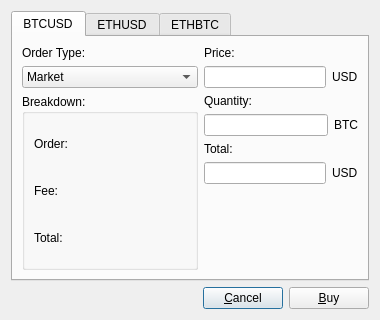
<?xml version="1.0" encoding="UTF-8"?>
<ui version="4.0">
 <class>BuyDialog</class>
 <widget class="QDialog" name="BuyDialog">
  <property name="geometry">
   <rect>
    <x>0</x>
    <y>0</y>
    <width>380</width>
    <height>320</height>
   </rect>
  </property>
  <property name="minimumSize">
   <size>
    <width>380</width>
    <height>320</height>
   </size>
  </property>
  <property name="maximumSize">
   <size>
    <width>380</width>
    <height>320</height>
   </size>
  </property>
  <property name="windowTitle">
   <string>Buy</string>
  </property>
  <layout class="QGridLayout" name="gridLayout">
   <item row="1" column="0">
    <layout class="QHBoxLayout" name="horizontalLayout">
     <item>
      <spacer name="horizontalSpacer">
       <property name="orientation">
        <enum>Qt::Horizontal</enum>
       </property>
       <property name="sizeHint" stdset="0">
        <size>
         <width>40</width>
         <height>20</height>
        </size>
       </property>
      </spacer>
     </item>
     <item>
      <widget class="QPushButton" name="cancelButton">
       <property name="text">
        <string>&amp;Cancel</string>
       </property>
      </widget>
     </item>
     <item>
      <widget class="QPushButton" name="buyButton">
       <property name="text">
        <string>&amp;Buy</string>
       </property>
      </widget>
     </item>
    </layout>
   </item>
   <item row="0" column="0">
    <widget class="QTabWidget" name="ethBtcPriceLE">
     <property name="currentIndex">
      <number>0</number>
     </property>
     <widget class="QWidget" name="btcUsdTab">
      <attribute name="title">
       <string>BTCUSD</string>
      </attribute>
      <layout class="QGridLayout" name="gridLayout_2">
       <item row="0" column="0">
        <layout class="QVBoxLayout" name="verticalLayout_2">
         <item>
          <widget class="QLabel" name="label">
           <property name="text">
            <string>Order Type:</string>
           </property>
          </widget>
         </item>
         <item>
          <widget class="QComboBox" name="btcUsdOrderTypeCB">
           <property name="sizePolicy">
            <sizepolicy hsizetype="MinimumExpanding" vsizetype="Fixed">
             <horstretch>0</horstretch>
             <verstretch>0</verstretch>
            </sizepolicy>
           </property>
           <item>
            <property name="text">
             <string>Market</string>
            </property>
           </item>
           <item>
            <property name="text">
             <string>Limit</string>
            </property>
           </item>
           <item>
            <property name="text">
             <string>Auction-Only (AO) Limit</string>
            </property>
           </item>
           <item>
            <property name="text">
             <string>Maker-or-Cancel (MOC)</string>
            </property>
           </item>
           <item>
            <property name="text">
             <string>Immediate-or-Cancel (IOC)</string>
            </property>
           </item>
          </widget>
         </item>
        </layout>
       </item>
       <item row="0" column="1" rowspan="2">
        <layout class="QVBoxLayout" name="verticalLayout">
         <item>
          <widget class="QLabel" name="label_2">
           <property name="text">
            <string>Price:</string>
           </property>
          </widget>
         </item>
         <item>
          <layout class="QHBoxLayout" name="horizontalLayout_4">
           <item>
            <widget class="QLineEdit" name="btcUsdPriceLE"/>
           </item>
           <item>
            <widget class="QLabel" name="label_7">
             <property name="text">
              <string>USD</string>
             </property>
            </widget>
           </item>
          </layout>
         </item>
         <item>
          <widget class="QLabel" name="label_3">
           <property name="text">
            <string>Quantity:</string>
           </property>
          </widget>
         </item>
         <item>
          <layout class="QHBoxLayout" name="horizontalLayout_3">
           <item>
            <widget class="QLineEdit" name="btcUsdQuantityLE"/>
           </item>
           <item>
            <widget class="QLabel" name="label_6">
             <property name="text">
              <string>BTC</string>
             </property>
            </widget>
           </item>
          </layout>
         </item>
         <item>
          <widget class="QLabel" name="label_4">
           <property name="text">
            <string>Total:</string>
           </property>
          </widget>
         </item>
         <item>
          <layout class="QHBoxLayout" name="horizontalLayout_2">
           <item>
            <widget class="QLineEdit" name="btcUsdTotalLE"/>
           </item>
           <item>
            <widget class="QLabel" name="label_5">
             <property name="text">
              <string>USD</string>
             </property>
            </widget>
           </item>
          </layout>
         </item>
         <item>
          <spacer name="verticalSpacer">
           <property name="orientation">
            <enum>Qt::Vertical</enum>
           </property>
           <property name="sizeHint" stdset="0">
            <size>
             <width>20</width>
             <height>40</height>
            </size>
           </property>
          </spacer>
         </item>
        </layout>
       </item>
       <item row="1" column="0">
        <widget class="QGroupBox" name="btcUsdBreakdownGB">
         <property name="sizePolicy">
          <sizepolicy hsizetype="Preferred" vsizetype="MinimumExpanding">
           <horstretch>0</horstretch>
           <verstretch>0</verstretch>
          </sizepolicy>
         </property>
         <property name="title">
          <string>Breakdown:</string>
         </property>
         <layout class="QGridLayout" name="gridLayout_6">
          <item row="0" column="0">
           <layout class="QVBoxLayout" name="verticalLayout_11">
            <item>
             <widget class="QLabel" name="label_36">
              <property name="sizePolicy">
               <sizepolicy hsizetype="Preferred" vsizetype="Preferred">
                <horstretch>0</horstretch>
                <verstretch>0</verstretch>
               </sizepolicy>
              </property>
              <property name="text">
               <string>Order:</string>
              </property>
             </widget>
            </item>
            <item>
             <widget class="QLabel" name="label_38">
              <property name="sizePolicy">
               <sizepolicy hsizetype="Preferred" vsizetype="Preferred">
                <horstretch>0</horstretch>
                <verstretch>0</verstretch>
               </sizepolicy>
              </property>
              <property name="text">
               <string>Fee:</string>
              </property>
             </widget>
            </item>
            <item>
             <widget class="QLabel" name="label_40">
              <property name="sizePolicy">
               <sizepolicy hsizetype="Preferred" vsizetype="Preferred">
                <horstretch>0</horstretch>
                <verstretch>0</verstretch>
               </sizepolicy>
              </property>
              <property name="text">
               <string>Total:</string>
              </property>
             </widget>
            </item>
           </layout>
          </item>
          <item row="0" column="1">
           <layout class="QVBoxLayout" name="verticalLayout_12">
            <item>
             <widget class="QLabel" name="btcUsdOrderLabel">
              <property name="sizePolicy">
               <sizepolicy hsizetype="MinimumExpanding" vsizetype="Preferred">
                <horstretch>0</horstretch>
                <verstretch>0</verstretch>
               </sizepolicy>
              </property>
              <property name="text">
               <string/>
              </property>
             </widget>
            </item>
            <item>
             <widget class="QLabel" name="btcUsdFeeLabel">
              <property name="sizePolicy">
               <sizepolicy hsizetype="MinimumExpanding" vsizetype="Preferred">
                <horstretch>0</horstretch>
                <verstretch>0</verstretch>
               </sizepolicy>
              </property>
              <property name="text">
               <string/>
              </property>
             </widget>
            </item>
            <item>
             <widget class="QLabel" name="btcUsdTotalLabel">
              <property name="sizePolicy">
               <sizepolicy hsizetype="MinimumExpanding" vsizetype="Preferred">
                <horstretch>0</horstretch>
                <verstretch>0</verstretch>
               </sizepolicy>
              </property>
              <property name="text">
               <string/>
              </property>
             </widget>
            </item>
           </layout>
          </item>
         </layout>
        </widget>
       </item>
      </layout>
     </widget>
     <widget class="QWidget" name="ethUsdTab">
      <attribute name="title">
       <string>ETHUSD</string>
      </attribute>
      <layout class="QGridLayout" name="gridLayout_4">
       <item row="0" column="0">
        <layout class="QVBoxLayout" name="verticalLayout_7">
         <item>
          <widget class="QLabel" name="label_22">
           <property name="text">
            <string>Order Type:</string>
           </property>
          </widget>
         </item>
         <item>
          <widget class="QComboBox" name="ethUsdOrderTypeCB">
           <property name="sizePolicy">
            <sizepolicy hsizetype="Expanding" vsizetype="Fixed">
             <horstretch>0</horstretch>
             <verstretch>0</verstretch>
            </sizepolicy>
           </property>
           <item>
            <property name="text">
             <string>Market</string>
            </property>
           </item>
           <item>
            <property name="text">
             <string>Limit</string>
            </property>
           </item>
           <item>
            <property name="text">
             <string>Auction-Only (AO) Limit</string>
            </property>
           </item>
           <item>
            <property name="text">
             <string>Maker-or-Cancel (MOC)</string>
            </property>
           </item>
           <item>
            <property name="text">
             <string>Immediate-or-Cancel (IOC)</string>
            </property>
           </item>
          </widget>
         </item>
        </layout>
       </item>
       <item row="0" column="1" rowspan="2">
        <layout class="QVBoxLayout" name="verticalLayout_8">
         <item>
          <widget class="QLabel" name="label_23">
           <property name="text">
            <string>Price:</string>
           </property>
          </widget>
         </item>
         <item>
          <layout class="QHBoxLayout" name="horizontalLayout_13">
           <item>
            <widget class="QLineEdit" name="ethUsdPriceLE"/>
           </item>
           <item>
            <widget class="QLabel" name="label_24">
             <property name="text">
              <string>USD</string>
             </property>
            </widget>
           </item>
          </layout>
         </item>
         <item>
          <widget class="QLabel" name="label_25">
           <property name="text">
            <string>Quantity:</string>
           </property>
          </widget>
         </item>
         <item>
          <layout class="QHBoxLayout" name="horizontalLayout_14">
           <item>
            <widget class="QLineEdit" name="ethUsdQuantityLE"/>
           </item>
           <item>
            <widget class="QLabel" name="label_26">
             <property name="text">
              <string>ETH</string>
             </property>
            </widget>
           </item>
          </layout>
         </item>
         <item>
          <widget class="QLabel" name="label_27">
           <property name="text">
            <string>Total:</string>
           </property>
          </widget>
         </item>
         <item>
          <layout class="QHBoxLayout" name="horizontalLayout_15">
           <item>
            <widget class="QLineEdit" name="ethUsdTotalLE"/>
           </item>
           <item>
            <widget class="QLabel" name="label_28">
             <property name="text">
              <string>USD</string>
             </property>
            </widget>
           </item>
          </layout>
         </item>
         <item>
          <spacer name="verticalSpacer_4">
           <property name="orientation">
            <enum>Qt::Vertical</enum>
           </property>
           <property name="sizeHint" stdset="0">
            <size>
             <width>20</width>
             <height>40</height>
            </size>
           </property>
          </spacer>
         </item>
        </layout>
       </item>
       <item row="1" column="0">
        <widget class="QGroupBox" name="ethUsdBreakdownGB">
         <property name="sizePolicy">
          <sizepolicy hsizetype="Preferred" vsizetype="MinimumExpanding">
           <horstretch>0</horstretch>
           <verstretch>0</verstretch>
          </sizepolicy>
         </property>
         <property name="title">
          <string>Breakdown:</string>
         </property>
         <layout class="QGridLayout" name="gridLayout_7">
          <item row="0" column="0">
           <layout class="QVBoxLayout" name="verticalLayout_13">
            <item>
             <widget class="QLabel" name="label_42">
              <property name="sizePolicy">
               <sizepolicy hsizetype="Preferred" vsizetype="Preferred">
                <horstretch>0</horstretch>
                <verstretch>0</verstretch>
               </sizepolicy>
              </property>
              <property name="text">
               <string>Order:</string>
              </property>
             </widget>
            </item>
            <item>
             <widget class="QLabel" name="label_43">
              <property name="sizePolicy">
               <sizepolicy hsizetype="Preferred" vsizetype="Preferred">
                <horstretch>0</horstretch>
                <verstretch>0</verstretch>
               </sizepolicy>
              </property>
              <property name="text">
               <string>Fee:</string>
              </property>
             </widget>
            </item>
            <item>
             <widget class="QLabel" name="label_44">
              <property name="sizePolicy">
               <sizepolicy hsizetype="Preferred" vsizetype="Preferred">
                <horstretch>0</horstretch>
                <verstretch>0</verstretch>
               </sizepolicy>
              </property>
              <property name="text">
               <string>Total:</string>
              </property>
             </widget>
            </item>
           </layout>
          </item>
          <item row="0" column="1">
           <layout class="QVBoxLayout" name="verticalLayout_14">
            <item>
             <widget class="QLabel" name="ethUsdOrderLabel">
              <property name="sizePolicy">
               <sizepolicy hsizetype="MinimumExpanding" vsizetype="Preferred">
                <horstretch>0</horstretch>
                <verstretch>0</verstretch>
               </sizepolicy>
              </property>
              <property name="text">
               <string/>
              </property>
             </widget>
            </item>
            <item>
             <widget class="QLabel" name="ethUsdFeeLabel">
              <property name="sizePolicy">
               <sizepolicy hsizetype="MinimumExpanding" vsizetype="Preferred">
                <horstretch>0</horstretch>
                <verstretch>0</verstretch>
               </sizepolicy>
              </property>
              <property name="text">
               <string/>
              </property>
             </widget>
            </item>
            <item>
             <widget class="QLabel" name="ethUsdTotalLabel">
              <property name="sizePolicy">
               <sizepolicy hsizetype="MinimumExpanding" vsizetype="Preferred">
                <horstretch>0</horstretch>
                <verstretch>0</verstretch>
               </sizepolicy>
              </property>
              <property name="text">
               <string/>
              </property>
             </widget>
            </item>
           </layout>
          </item>
         </layout>
        </widget>
       </item>
      </layout>
     </widget>
     <widget class="QWidget" name="ethBtcTab">
      <attribute name="title">
       <string>ETHBTC</string>
      </attribute>
      <layout class="QGridLayout" name="gridLayout_5">
       <item row="0" column="0">
        <layout class="QVBoxLayout" name="verticalLayout_9">
         <item>
          <widget class="QLabel" name="label_29">
           <property name="text">
            <string>Order Type:</string>
           </property>
          </widget>
         </item>
         <item>
          <widget class="QComboBox" name="ethBtcOrderTypeCB">
           <property name="sizePolicy">
            <sizepolicy hsizetype="Expanding" vsizetype="Fixed">
             <horstretch>0</horstretch>
             <verstretch>0</verstretch>
            </sizepolicy>
           </property>
           <item>
            <property name="text">
             <string>Market</string>
            </property>
           </item>
           <item>
            <property name="text">
             <string>Limit</string>
            </property>
           </item>
           <item>
            <property name="text">
             <string>Auction-Only (AO) Limit</string>
            </property>
           </item>
           <item>
            <property name="text">
             <string>Maker-or-Cancel (MOC)</string>
            </property>
           </item>
           <item>
            <property name="text">
             <string>Immediate-or-Cancel (IOC)</string>
            </property>
           </item>
          </widget>
         </item>
        </layout>
       </item>
       <item row="0" column="1" rowspan="2">
        <layout class="QVBoxLayout" name="verticalLayout_10">
         <item>
          <widget class="QLabel" name="label_30">
           <property name="text">
            <string>Price:</string>
           </property>
          </widget>
         </item>
         <item>
          <layout class="QHBoxLayout" name="horizontalLayout_16">
           <item>
            <widget class="QLineEdit" name="priceLE_5"/>
           </item>
           <item>
            <widget class="QLabel" name="label_31">
             <property name="text">
              <string>BTC</string>
             </property>
            </widget>
           </item>
          </layout>
         </item>
         <item>
          <widget class="QLabel" name="label_32">
           <property name="text">
            <string>Quantity:</string>
           </property>
          </widget>
         </item>
         <item>
          <layout class="QHBoxLayout" name="horizontalLayout_17">
           <item>
            <widget class="QLineEdit" name="ethBtcQuantityLE"/>
           </item>
           <item>
            <widget class="QLabel" name="label_33">
             <property name="text">
              <string>ETH</string>
             </property>
            </widget>
           </item>
          </layout>
         </item>
         <item>
          <widget class="QLabel" name="label_34">
           <property name="text">
            <string>Total:</string>
           </property>
          </widget>
         </item>
         <item>
          <layout class="QHBoxLayout" name="horizontalLayout_18">
           <item>
            <widget class="QLineEdit" name="ethBtcTotalLE"/>
           </item>
           <item>
            <widget class="QLabel" name="label_35">
             <property name="text">
              <string>BTC</string>
             </property>
            </widget>
           </item>
          </layout>
         </item>
         <item>
          <spacer name="verticalSpacer_5">
           <property name="orientation">
            <enum>Qt::Vertical</enum>
           </property>
           <property name="sizeHint" stdset="0">
            <size>
             <width>20</width>
             <height>40</height>
            </size>
           </property>
          </spacer>
         </item>
        </layout>
       </item>
       <item row="1" column="0">
        <widget class="QGroupBox" name="ethBtcBreakdownGB">
         <property name="sizePolicy">
          <sizepolicy hsizetype="Preferred" vsizetype="MinimumExpanding">
           <horstretch>0</horstretch>
           <verstretch>0</verstretch>
          </sizepolicy>
         </property>
         <property name="title">
          <string>Breakdown:</string>
         </property>
         <layout class="QGridLayout" name="gridLayout_8">
          <item row="0" column="0">
           <layout class="QVBoxLayout" name="verticalLayout_15">
            <item>
             <widget class="QLabel" name="label_48">
              <property name="sizePolicy">
               <sizepolicy hsizetype="Preferred" vsizetype="Preferred">
                <horstretch>0</horstretch>
                <verstretch>0</verstretch>
               </sizepolicy>
              </property>
              <property name="text">
               <string>Order:</string>
              </property>
             </widget>
            </item>
            <item>
             <widget class="QLabel" name="label_49">
              <property name="sizePolicy">
               <sizepolicy hsizetype="Preferred" vsizetype="Preferred">
                <horstretch>0</horstretch>
                <verstretch>0</verstretch>
               </sizepolicy>
              </property>
              <property name="text">
               <string>Fee:</string>
              </property>
             </widget>
            </item>
            <item>
             <widget class="QLabel" name="label_50">
              <property name="sizePolicy">
               <sizepolicy hsizetype="Preferred" vsizetype="Preferred">
                <horstretch>0</horstretch>
                <verstretch>0</verstretch>
               </sizepolicy>
              </property>
              <property name="text">
               <string>Total:</string>
              </property>
             </widget>
            </item>
           </layout>
          </item>
          <item row="0" column="1">
           <layout class="QVBoxLayout" name="verticalLayout_16">
            <item>
             <widget class="QLabel" name="ethBtcOrderLabel">
              <property name="sizePolicy">
               <sizepolicy hsizetype="MinimumExpanding" vsizetype="Preferred">
                <horstretch>0</horstretch>
                <verstretch>0</verstretch>
               </sizepolicy>
              </property>
              <property name="text">
               <string/>
              </property>
             </widget>
            </item>
            <item>
             <widget class="QLabel" name="ethBtcFeeLabel">
              <property name="sizePolicy">
               <sizepolicy hsizetype="MinimumExpanding" vsizetype="Preferred">
                <horstretch>0</horstretch>
                <verstretch>0</verstretch>
               </sizepolicy>
              </property>
              <property name="text">
               <string/>
              </property>
             </widget>
            </item>
            <item>
             <widget class="QLabel" name="ethBtcTotalLabel">
              <property name="sizePolicy">
               <sizepolicy hsizetype="MinimumExpanding" vsizetype="Preferred">
                <horstretch>0</horstretch>
                <verstretch>0</verstretch>
               </sizepolicy>
              </property>
              <property name="text">
               <string/>
              </property>
             </widget>
            </item>
           </layout>
          </item>
         </layout>
        </widget>
       </item>
      </layout>
     </widget>
    </widget>
   </item>
  </layout>
 </widget>
 <resources/>
 <connections/>
</ui>
